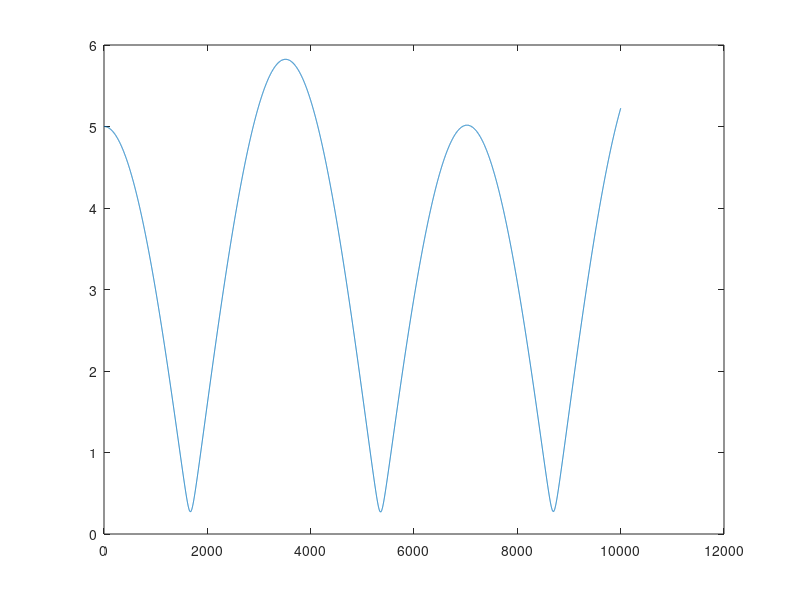

Recreate this plot in MATLAB.
N = 10000;
%t_final = 2;
t_final = 100;
h = 2/N;

x = zeros(1, N);
y = zeros(1, N);
v_x = zeros(1, N);
v_y = zeros(1, N);

v_init = 0.0;
x_init = 3.;
y_init = -4.;

x(1) = x_init;
y(1) = y_init;

% in this case all projection are zeros
v_x(1) = v_init;
v_y(1) = v_init;


m = 1;
L = 5;
% How to find T?
T = 100;

%acc_error = 0.1

for ii = 1:N
  g = 9.81 + 0.05 * sin(2*pi*h*ii);
  v_x(ii + 1) = v_x(ii) - (h * x(ii) * T)/(L * m);
  x(ii + 1) = x(ii) + h*v_x(ii);
  y(ii + 1) = y(ii) + h*v_y(ii);
  v_y(ii + 1) = v_y(ii) - h * ((y(ii) * T)/(L * m) - m * g);
%  if x(ii)^2 + y(ii)^2 >= L^2 + acc_error || x(ii)^2 + y(ii)^2 <= L^2 - acc_error
%    fprintf('Divergence. Change modeling parameters.\n')
%    return;
%  end
end

shift_mod = sqrt(x.^2 + y.^2);
plot(shift_mod)
